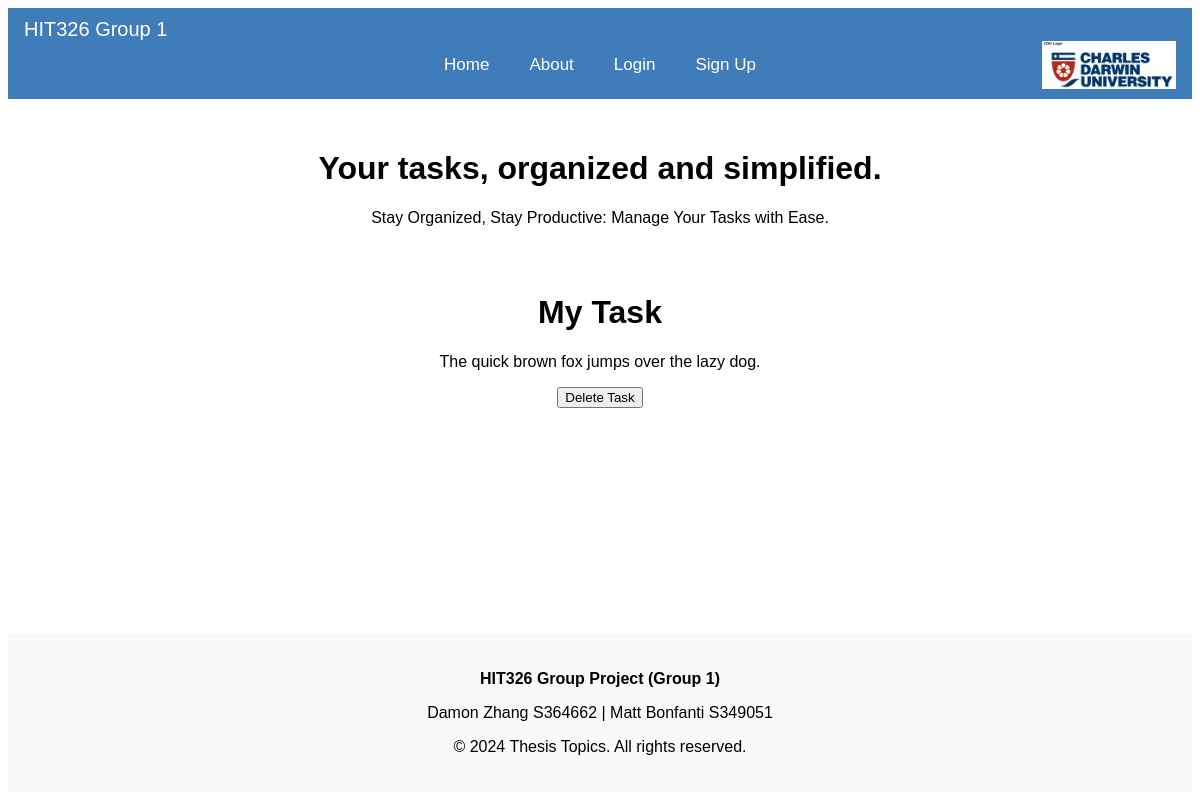
Page /task/1/ on the committed database.
### pg_app/models.py (models this page shows, shortened)
class Task(models.Model):
    title = models.CharField(max_length=100)
    description = models.TextField()
    created_at = models.DateTimeField(auto_now_add=True)
    updated_at = models.DateTimeField(auto_now=True)
    user = models.ForeignKey(User, on_delete=models.CASCADE)

### pg_app/views.py (the view)
# urls.py: path('task/<int:task_id>/', views.task_detail, name='task_detail')
def task_detail(request, task_id):
    task = get_object_or_404(Task, id=task_id)
    return render(request, 'task_detail.html', {'task': task})

### pg_app/templates/task_detail.html (shortened to what this page needs)
{% extends "pg_app/base.html" %}
{% block body %}
<div class="banner" style="text-align: center; padding: 30px">
    <h1>Your tasks, organized and simplified.</h1>
    <p>Stay Organized, Stay Productive: Manage Your Tasks with Ease.</p>
</div>
<h1>{{ task.title }}</h1>
<p>{{ task.description }}</p>
<form method="post" action="{% url 'mark_task_complete' task.id %}">
    <button type="submit">Delete Task</button>
</form>
{% endblock %}

### pg_app/static/pg_app/css/style.css (style rules this page uses)
body { min-height: 98vh; display: flex; flex-direction: column; font-family:'Gill Sans', 'Gill Sans MT', Calibri, 'Trebuchet MS', sans-serif }

### rows in the picture
Task: title "My Task", description "The quick brown fox jumps over the lazy dog."
